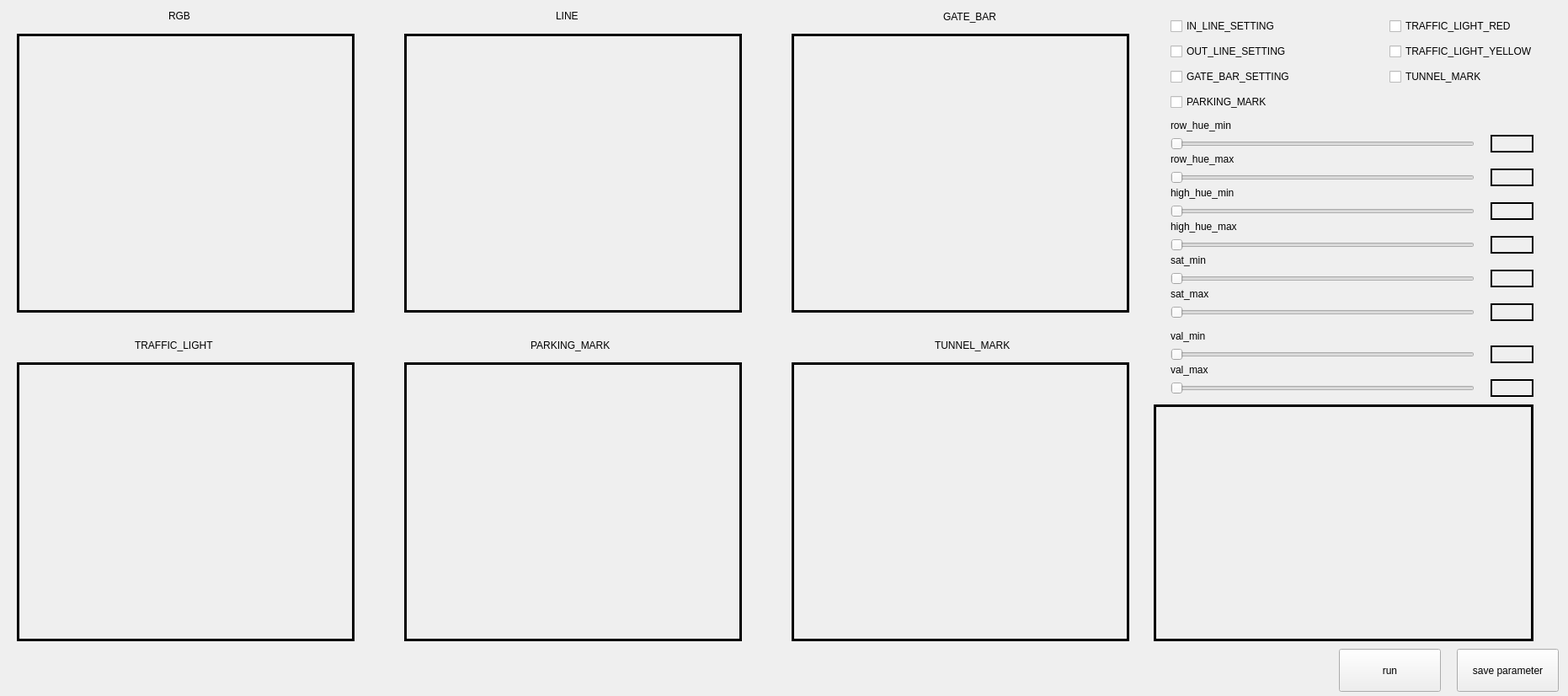
<?xml version="1.0" encoding="UTF-8"?>
<ui version="4.0">
 <class>MainWindowDesign</class>
 <widget class="QMainWindow" name="MainWindowDesign">
  <property name="geometry">
   <rect>
    <x>0</x>
    <y>0</y>
    <width>1862</width>
    <height>826</height>
   </rect>
  </property>
  <property name="windowTitle">
   <string>QRosApp</string>
  </property>
  <property name="windowIcon">
   <iconset resource="../resources/images.qrc">
    <normaloff>:/images/icon.png</normaloff>:/images/icon.png</iconset>
  </property>
  <property name="locale">
   <locale language="English" country="Australia"/>
  </property>
  <widget class="QWidget" name="centralwidget">
   <widget class="QLabel" name="labelRGB">
    <property name="geometry">
     <rect>
      <x>20</x>
      <y>40</y>
      <width>401</width>
      <height>331</height>
     </rect>
    </property>
    <property name="frameShape">
     <enum>QFrame::Box</enum>
    </property>
    <property name="lineWidth">
     <number>3</number>
    </property>
    <property name="text">
     <string/>
    </property>
   </widget>
   <widget class="QLabel" name="labelRGBtext">
    <property name="geometry">
     <rect>
      <x>200</x>
      <y>10</y>
      <width>31</width>
      <height>17</height>
     </rect>
    </property>
    <property name="text">
     <string>RGB</string>
    </property>
   </widget>
   <widget class="QLabel" name="labelLINE">
    <property name="geometry">
     <rect>
      <x>480</x>
      <y>40</y>
      <width>401</width>
      <height>331</height>
     </rect>
    </property>
    <property name="frameShape">
     <enum>QFrame::Box</enum>
    </property>
    <property name="lineWidth">
     <number>3</number>
    </property>
    <property name="text">
     <string/>
    </property>
   </widget>
   <widget class="QLabel" name="labelLINEtext">
    <property name="geometry">
     <rect>
      <x>660</x>
      <y>10</y>
      <width>31</width>
      <height>17</height>
     </rect>
    </property>
    <property name="text">
     <string>LINE</string>
    </property>
   </widget>
   <widget class="QPushButton" name="pushButton_save_parameter">
    <property name="geometry">
     <rect>
      <x>1730</x>
      <y>770</y>
      <width>121</width>
      <height>51</height>
     </rect>
    </property>
    <property name="text">
     <string>save parameter</string>
    </property>
   </widget>
   <widget class="QLabel" name="labelGATE_BAR">
    <property name="geometry">
     <rect>
      <x>940</x>
      <y>40</y>
      <width>401</width>
      <height>331</height>
     </rect>
    </property>
    <property name="frameShape">
     <enum>QFrame::Box</enum>
    </property>
    <property name="lineWidth">
     <number>3</number>
    </property>
    <property name="text">
     <string/>
    </property>
   </widget>
   <widget class="QLabel" name="labelPOGBAtext">
    <property name="geometry">
     <rect>
      <x>1120</x>
      <y>10</y>
      <width>111</width>
      <height>20</height>
     </rect>
    </property>
    <property name="text">
     <string>GATE_BAR</string>
    </property>
   </widget>
   <widget class="QLabel" name="label_out_line_hue_max_4">
    <property name="geometry">
     <rect>
      <x>1390</x>
      <y>260</y>
      <width>251</width>
      <height>17</height>
     </rect>
    </property>
    <property name="text">
     <string>high_hue_max</string>
    </property>
   </widget>
   <widget class="QLabel" name="labelTRAFFICtext">
    <property name="geometry">
     <rect>
      <x>160</x>
      <y>400</y>
      <width>121</width>
      <height>20</height>
     </rect>
    </property>
    <property name="text">
     <string>TRAFFIC_LIGHT</string>
    </property>
   </widget>
   <widget class="QSlider" name="horizontalSlider_row_hue_max">
    <property name="geometry">
     <rect>
      <x>1390</x>
      <y>200</y>
      <width>361</width>
      <height>21</height>
     </rect>
    </property>
    <property name="maximum">
     <number>255</number>
    </property>
    <property name="orientation">
     <enum>Qt::Horizontal</enum>
    </property>
   </widget>
   <widget class="QLabel" name="labelTRAFFIC_LIGHT">
    <property name="geometry">
     <rect>
      <x>20</x>
      <y>430</y>
      <width>401</width>
      <height>331</height>
     </rect>
    </property>
    <property name="frameShape">
     <enum>QFrame::Box</enum>
    </property>
    <property name="lineWidth">
     <number>3</number>
    </property>
    <property name="text">
     <string/>
    </property>
   </widget>
   <widget class="QLabel" name="label_out_line_hue_max_5">
    <property name="geometry">
     <rect>
      <x>1390</x>
      <y>180</y>
      <width>251</width>
      <height>17</height>
     </rect>
    </property>
    <property name="text">
     <string>row_hue_max</string>
    </property>
   </widget>
   <widget class="QLabel" name="label_row_hue_max">
    <property name="geometry">
     <rect>
      <x>1770</x>
      <y>200</y>
      <width>51</width>
      <height>21</height>
     </rect>
    </property>
    <property name="frameShape">
     <enum>QFrame::Box</enum>
    </property>
    <property name="frameShadow">
     <enum>QFrame::Plain</enum>
    </property>
    <property name="lineWidth">
     <number>2</number>
    </property>
    <property name="text">
     <string/>
    </property>
   </widget>
   <widget class="QLabel" name="label_out_line_hue_min_4">
    <property name="geometry">
     <rect>
      <x>1390</x>
      <y>220</y>
      <width>181</width>
      <height>17</height>
     </rect>
    </property>
    <property name="text">
     <string>high_hue_min</string>
    </property>
   </widget>
   <widget class="QSlider" name="horizontalSlider_high_hue_min">
    <property name="geometry">
     <rect>
      <x>1390</x>
      <y>240</y>
      <width>361</width>
      <height>21</height>
     </rect>
    </property>
    <property name="maximum">
     <number>255</number>
    </property>
    <property name="orientation">
     <enum>Qt::Horizontal</enum>
    </property>
   </widget>
   <widget class="QLabel" name="label_out_line_sat_max_3">
    <property name="geometry">
     <rect>
      <x>1390</x>
      <y>340</y>
      <width>201</width>
      <height>17</height>
     </rect>
    </property>
    <property name="text">
     <string>sat_max</string>
    </property>
   </widget>
   <widget class="QLabel" name="label_sat_min">
    <property name="geometry">
     <rect>
      <x>1770</x>
      <y>320</y>
      <width>51</width>
      <height>21</height>
     </rect>
    </property>
    <property name="frameShape">
     <enum>QFrame::Box</enum>
    </property>
    <property name="frameShadow">
     <enum>QFrame::Plain</enum>
    </property>
    <property name="lineWidth">
     <number>2</number>
    </property>
    <property name="text">
     <string/>
    </property>
   </widget>
   <widget class="QSlider" name="horizontalSlider_high_hue_max">
    <property name="geometry">
     <rect>
      <x>1390</x>
      <y>280</y>
      <width>361</width>
      <height>21</height>
     </rect>
    </property>
    <property name="maximum">
     <number>255</number>
    </property>
    <property name="orientation">
     <enum>Qt::Horizontal</enum>
    </property>
   </widget>
   <widget class="QLabel" name="label_out_line_sat_min_3">
    <property name="geometry">
     <rect>
      <x>1390</x>
      <y>300</y>
      <width>211</width>
      <height>17</height>
     </rect>
    </property>
    <property name="text">
     <string>sat_min</string>
    </property>
   </widget>
   <widget class="QLabel" name="label_row_hue_min">
    <property name="geometry">
     <rect>
      <x>1770</x>
      <y>160</y>
      <width>51</width>
      <height>21</height>
     </rect>
    </property>
    <property name="frameShape">
     <enum>QFrame::Box</enum>
    </property>
    <property name="frameShadow">
     <enum>QFrame::Plain</enum>
    </property>
    <property name="lineWidth">
     <number>2</number>
    </property>
    <property name="text">
     <string/>
    </property>
   </widget>
   <widget class="QSlider" name="horizontalSlider_sat_min">
    <property name="geometry">
     <rect>
      <x>1390</x>
      <y>320</y>
      <width>361</width>
      <height>21</height>
     </rect>
    </property>
    <property name="maximum">
     <number>255</number>
    </property>
    <property name="orientation">
     <enum>Qt::Horizontal</enum>
    </property>
   </widget>
   <widget class="QLabel" name="label_sat_max">
    <property name="geometry">
     <rect>
      <x>1770</x>
      <y>360</y>
      <width>51</width>
      <height>21</height>
     </rect>
    </property>
    <property name="frameShape">
     <enum>QFrame::Box</enum>
    </property>
    <property name="frameShadow">
     <enum>QFrame::Plain</enum>
    </property>
    <property name="lineWidth">
     <number>2</number>
    </property>
    <property name="text">
     <string/>
    </property>
   </widget>
   <widget class="QLabel" name="label_out_line_hue_min_5">
    <property name="geometry">
     <rect>
      <x>1390</x>
      <y>140</y>
      <width>181</width>
      <height>17</height>
     </rect>
    </property>
    <property name="text">
     <string>row_hue_min</string>
    </property>
   </widget>
   <widget class="QLabel" name="label_high_hue_min">
    <property name="geometry">
     <rect>
      <x>1770</x>
      <y>240</y>
      <width>51</width>
      <height>21</height>
     </rect>
    </property>
    <property name="frameShape">
     <enum>QFrame::Box</enum>
    </property>
    <property name="frameShadow">
     <enum>QFrame::Plain</enum>
    </property>
    <property name="lineWidth">
     <number>2</number>
    </property>
    <property name="text">
     <string/>
    </property>
   </widget>
   <widget class="QLabel" name="label_high_hue_max">
    <property name="geometry">
     <rect>
      <x>1770</x>
      <y>280</y>
      <width>51</width>
      <height>21</height>
     </rect>
    </property>
    <property name="frameShape">
     <enum>QFrame::Box</enum>
    </property>
    <property name="frameShadow">
     <enum>QFrame::Plain</enum>
    </property>
    <property name="lineWidth">
     <number>2</number>
    </property>
    <property name="text">
     <string/>
    </property>
   </widget>
   <widget class="QSlider" name="horizontalSlider_row_hue_min">
    <property name="geometry">
     <rect>
      <x>1390</x>
      <y>160</y>
      <width>361</width>
      <height>21</height>
     </rect>
    </property>
    <property name="maximum">
     <number>255</number>
    </property>
    <property name="orientation">
     <enum>Qt::Horizontal</enum>
    </property>
   </widget>
   <widget class="QSlider" name="horizontalSlider_sat_max">
    <property name="geometry">
     <rect>
      <x>1390</x>
      <y>360</y>
      <width>361</width>
      <height>21</height>
     </rect>
    </property>
    <property name="maximum">
     <number>255</number>
    </property>
    <property name="orientation">
     <enum>Qt::Horizontal</enum>
    </property>
   </widget>
   <widget class="QCheckBox" name="checkBox_in_line">
    <property name="geometry">
     <rect>
      <x>1390</x>
      <y>20</y>
      <width>151</width>
      <height>22</height>
     </rect>
    </property>
    <property name="text">
     <string>IN_LINE_SETTING</string>
    </property>
   </widget>
   <widget class="QCheckBox" name="checkBox_out_line">
    <property name="geometry">
     <rect>
      <x>1390</x>
      <y>50</y>
      <width>171</width>
      <height>22</height>
     </rect>
    </property>
    <property name="text">
     <string>OUT_LINE_SETTING</string>
    </property>
   </widget>
   <widget class="QCheckBox" name="checkBox_gate_bar">
    <property name="geometry">
     <rect>
      <x>1390</x>
      <y>80</y>
      <width>161</width>
      <height>22</height>
     </rect>
    </property>
    <property name="text">
     <string>GATE_BAR_SETTING</string>
    </property>
   </widget>
   <widget class="QCheckBox" name="checkBox_traffic_light_red">
    <property name="geometry">
     <rect>
      <x>1650</x>
      <y>20</y>
      <width>211</width>
      <height>22</height>
     </rect>
    </property>
    <property name="text">
     <string>TRAFFIC_LIGHT_RED</string>
    </property>
   </widget>
   <widget class="QCheckBox" name="checkBox_parking_mark">
    <property name="geometry">
     <rect>
      <x>1390</x>
      <y>110</y>
      <width>151</width>
      <height>22</height>
     </rect>
    </property>
    <property name="text">
     <string>PARKING_MARK</string>
    </property>
   </widget>
   <widget class="QLabel" name="labelPARKING_MARK">
    <property name="geometry">
     <rect>
      <x>480</x>
      <y>430</y>
      <width>401</width>
      <height>331</height>
     </rect>
    </property>
    <property name="frameShape">
     <enum>QFrame::Box</enum>
    </property>
    <property name="lineWidth">
     <number>3</number>
    </property>
    <property name="text">
     <string/>
    </property>
   </widget>
   <widget class="QLabel" name="labelTRAFFICtext_2">
    <property name="geometry">
     <rect>
      <x>630</x>
      <y>400</y>
      <width>121</width>
      <height>20</height>
     </rect>
    </property>
    <property name="text">
     <string>PARKING_MARK</string>
    </property>
   </widget>
   <widget class="QLabel" name="labelTUNNEL_MARK">
    <property name="geometry">
     <rect>
      <x>940</x>
      <y>430</y>
      <width>401</width>
      <height>331</height>
     </rect>
    </property>
    <property name="frameShape">
     <enum>QFrame::Box</enum>
    </property>
    <property name="lineWidth">
     <number>3</number>
    </property>
    <property name="text">
     <string/>
    </property>
   </widget>
   <widget class="QLabel" name="labelTRAFFICtext_4">
    <property name="geometry">
     <rect>
      <x>1110</x>
      <y>400</y>
      <width>121</width>
      <height>20</height>
     </rect>
    </property>
    <property name="text">
     <string>TUNNEL_MARK</string>
    </property>
   </widget>
   <widget class="QCheckBox" name="checkBox_tunnel_mark">
    <property name="geometry">
     <rect>
      <x>1650</x>
      <y>80</y>
      <width>161</width>
      <height>22</height>
     </rect>
    </property>
    <property name="text">
     <string>TUNNEL_MARK</string>
    </property>
   </widget>
   <widget class="QLabel" name="label_val_min">
    <property name="geometry">
     <rect>
      <x>1770</x>
      <y>410</y>
      <width>51</width>
      <height>21</height>
     </rect>
    </property>
    <property name="frameShape">
     <enum>QFrame::Box</enum>
    </property>
    <property name="frameShadow">
     <enum>QFrame::Plain</enum>
    </property>
    <property name="lineWidth">
     <number>2</number>
    </property>
    <property name="text">
     <string/>
    </property>
   </widget>
   <widget class="QSlider" name="horizontalSlider_val_max">
    <property name="geometry">
     <rect>
      <x>1390</x>
      <y>450</y>
      <width>361</width>
      <height>21</height>
     </rect>
    </property>
    <property name="maximum">
     <number>255</number>
    </property>
    <property name="orientation">
     <enum>Qt::Horizontal</enum>
    </property>
   </widget>
   <widget class="QLabel" name="label_val_max">
    <property name="geometry">
     <rect>
      <x>1770</x>
      <y>450</y>
      <width>51</width>
      <height>21</height>
     </rect>
    </property>
    <property name="frameShape">
     <enum>QFrame::Box</enum>
    </property>
    <property name="frameShadow">
     <enum>QFrame::Plain</enum>
    </property>
    <property name="lineWidth">
     <number>2</number>
    </property>
    <property name="text">
     <string/>
    </property>
   </widget>
   <widget class="QLabel" name="label_out_line_sat_max_4">
    <property name="geometry">
     <rect>
      <x>1390</x>
      <y>430</y>
      <width>201</width>
      <height>17</height>
     </rect>
    </property>
    <property name="text">
     <string>val_max</string>
    </property>
   </widget>
   <widget class="QSlider" name="horizontalSlider_val_min">
    <property name="geometry">
     <rect>
      <x>1390</x>
      <y>410</y>
      <width>361</width>
      <height>21</height>
     </rect>
    </property>
    <property name="maximum">
     <number>255</number>
    </property>
    <property name="orientation">
     <enum>Qt::Horizontal</enum>
    </property>
   </widget>
   <widget class="QLabel" name="label_out_line_sat_min_4">
    <property name="geometry">
     <rect>
      <x>1390</x>
      <y>390</y>
      <width>211</width>
      <height>17</height>
     </rect>
    </property>
    <property name="text">
     <string>val_min</string>
    </property>
   </widget>
   <widget class="QLabel" name="label_image">
    <property name="geometry">
     <rect>
      <x>1370</x>
      <y>480</y>
      <width>451</width>
      <height>281</height>
     </rect>
    </property>
    <property name="frameShape">
     <enum>QFrame::Panel</enum>
    </property>
    <property name="lineWidth">
     <number>3</number>
    </property>
    <property name="text">
     <string/>
    </property>
   </widget>
   <widget class="QPushButton" name="pushButton_run">
    <property name="geometry">
     <rect>
      <x>1590</x>
      <y>770</y>
      <width>121</width>
      <height>51</height>
     </rect>
    </property>
    <property name="text">
     <string>run</string>
    </property>
   </widget>
   <widget class="QCheckBox" name="checkBox_traffic_light_yellow">
    <property name="geometry">
     <rect>
      <x>1650</x>
      <y>50</y>
      <width>211</width>
      <height>22</height>
     </rect>
    </property>
    <property name="text">
     <string>TRAFFIC_LIGHT_YELLOW</string>
    </property>
   </widget>
  </widget>
  <action name="action_Quit">
   <property name="text">
    <string>&amp;Quit</string>
   </property>
   <property name="shortcut">
    <string>Ctrl+Q</string>
   </property>
   <property name="shortcutContext">
    <enum>Qt::ApplicationShortcut</enum>
   </property>
  </action>
  <action name="action_Preferences">
   <property name="text">
    <string>&amp;Preferences</string>
   </property>
  </action>
  <action name="actionAbout">
   <property name="text">
    <string>&amp;About</string>
   </property>
  </action>
  <action name="actionAbout_Qt">
   <property name="text">
    <string>About &amp;Qt</string>
   </property>
  </action>
 </widget>
 <resources>
  <include location="../resources/images.qrc"/>
 </resources>
 <connections>
  <connection>
   <sender>action_Quit</sender>
   <signal>triggered()</signal>
   <receiver>MainWindowDesign</receiver>
   <slot>close()</slot>
   <hints>
    <hint type="sourcelabel">
     <x>-1</x>
     <y>-1</y>
    </hint>
    <hint type="destinationlabel">
     <x>399</x>
     <y>299</y>
    </hint>
   </hints>
  </connection>
 </connections>
</ui>
